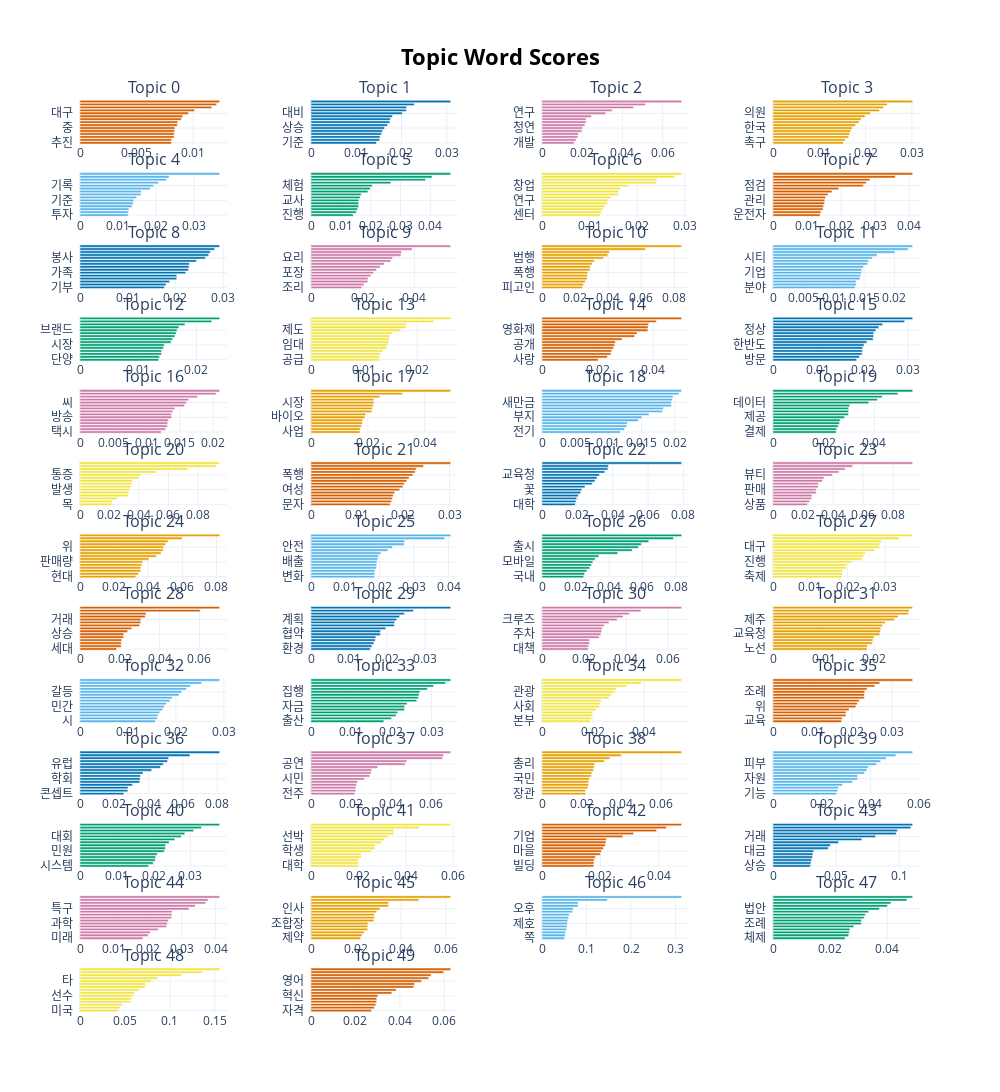

Source (notebook cell):
### Code cell
# Visualize top topic keywords
model.visualize_barchart(top_n_topics=50, n_words = 15)

### Figure 1 — Plotly figure (JSON) as saved in the notebook; plotly's stock layout.template omitted (floating-point values rounded to 4 significant figures)
{"data": [{"marker": {"color": "#D55E00"}, "orientation": "h", "type": "bar", "x": [0.008087, 0.008103, 0.008326, 0.00834, 0.00837, 0.008384, 0.008615, 0.008649, 0.008964, 0.009091, 0.009595, 0.01014, 0.01166, 0.01209, 0.01236], "xaxis": "x", "y": ["추진  ", "계획  ", "선정  ", "충북  ", "교육  ", "중  ", "대표  ", "도시  ", "기자  ", "축제  ", "대구  ", "시  ", "사업  ", "지역  ", "문화  "], "yaxis": "y"}, {"marker": {"color": "#0072B2"}, "orientation": "h", "type": "bar", "x": [0.01444, 0.01516, 0.01526, 0.01561, 0.0158, 0.01623, 0.01693, 0.01743, 0.01753, 0.01799, 0.02016, 0.02106, 0.02113, 0.02282, 0.03086], "xaxis": "x2", "y": ["기준  ", "지난해  ", "전년  ", "은행  ", "가격  ", "상승  ", "포인트  ", "전망  ", "대출  ", "증가  ", "대비  ", "분기  ", "감소  ", "하락  ", "금리  "], "yaxis": "y2"}, {"marker": {"color": "#CC79A7"}, "orientation": "h", "type": "bar", "x": [0.01592, 0.01694, 0.01793, 0.0182, 0.01973, 0.02016, 0.02133, 0.02195, 0.02195, 0.02456, 0.0317, 0.03491, 0.04551, 0.05149, 0.06948], "xaxis": "x3", "y": ["개발  ", "신약  ", "정태  ", "검진  ", "진료  ", "청연  ", "암  ", "질환  ", "수술  ", "건강  ", "연구  ", "치료  ", "환자  ", "의료  ", "병원  "], "yaxis": "y3"}, {"marker": {"color": "#E69F00"}, "orientation": "h", "type": "bar", "x": [0.01522, 0.01556, 0.01636, 0.01658, 0.01681, 0.0171, 0.01781, 0.0186, 0.01901, 0.01985, 0.02103, 0.02294, 0.02385, 0.02464, 0.03015], "xaxis": "x4", "y": ["촉구  ", "합의  ", "정상  ", "회담  ", "청와대  ", "한국  ", "국민  ", "북한  ", "정치  ", "정부  ", "의원  ", "국회  ", "대통령  ", "당  ", "일본  "], "yaxis": "y4"}, {"marker": {"color": "#56B4E9"}, "orientation": "h", "type": "bar", "x": [0.01265, 0.01271, 0.01285, 0.01366, 0.01399, 0.01414, 0.01486, 0.01601, 0.01605, 0.01843, 0.01936, 0.02065, 0.02273, 0.02339, 0.03669], "xaxis": "x5", "y": ["투자  ", "연금  ", "수익  ", "위  ", "매출  ", "기준  ", "올해  ", "동월  ", "시장  ", "고용  ", "기록  ", "지난해  ", "전년  ", "대비  ", "증가  "], "yaxis": "y5"}, {"marker": {"color": "#009E73"}, "orientation": "h", "type": "bar", "x": [0.01416, 0.01515, 0.01557, 0.01591, 0.01594, 0.01602, 0.01647, 0.01683, 0.01905, 0.0198, 0.02049, 0.02671, 0.03836, 0.04056, 0.04678], "xaxis": "x6", "y": ["진행  ", "전형  ", "과정  ", "교실  ", "지원  ", "교사  ", "운영  ", "활동  ", "수업  ", "청소년  ", "체험  ", "프로그램  ", "학교  ", "교육  ", "학생  "], "yaxis": "y6"}, {"marker": {"color": "#F0E442"}, "orientation": "h", "type": "bar", "x": [0.01221, 0.01252, 0.01284, 0.01317, 0.01378, 0.0139, 0.01447, 0.01603, 0.0161, 0.01652, 0.01819, 0.02404, 0.02415, 0.02782, 0.02936], "xaxis": "x7", "y": ["센터  ", "벤처  ", "지역  ", "사업  ", "스타트업  ", "연구  ", "개발  ", "과학  ", "특구  ", "지원  ", "창업  ", "산업  ", "혁신  ", "기업  ", "기술  "], "yaxis": "y7"}, {"marker": {"color": "#D55E00"}, "orientation": "h", "type": "bar", "x": [0.01382, 0.01407, 0.01469, 0.01483, 0.0151, 0.01518, 0.01545, 0.01615, 0.0173, 0.01928, 0.02653, 0.02735, 0.02847, 0.0359, 0.04098], "xaxis": "x8", "y": ["운전자  ", "시설  ", "원전  ", "씨  ", "폭발  ", "관리  ", "단속  ", "경찰  ", "차량  ", "소방  ", "점검  ", "화재  ", "발생  ", "사고  ", "안전  "], "yaxis": "y8"}, {"marker": {"color": "#0072B2"}, "orientation": "h", "type": "bar", "x": [0.01767, 0.01803, 0.01877, 0.02026, 0.02028, 0.02216, 0.02273, 0.02283, 0.02291, 0.0244, 0.02626, 0.02696, 0.0273, 0.02821, 0.02927], "xaxis": "x9", "y": ["기부  ", "산모  ", "어르신  ", "행복  ", "신생아  ", "가족  ", "복지  ", "출산  ", "가정  ", "사랑  ", "봉사  ", "활동  ", "이웃  ", "사회  ", "지원  "], "yaxis": "y9"}, {"marker": {"color": "#CC79A7"}, "orientation": "h", "type": "bar", "x": [0.01966, 0.0205, 0.02195, 0.02205, 0.02319, 0.02411, 0.02536, 0.02672, 0.02838, 0.03088, 0.03155, 0.03482, 0.03503, 0.03912, 0.05403], "xaxis": "x10", "y": ["조리  ", "판매  ", "식품  ", "인기  ", "밥  ", "포장  ", "재료  ", "출시  ", "음식  ", "제품  ", "요리  ", "메뉴  ", "커피  ", "맥주  ", "맛  "], "yaxis": "y10"}, {"marker": {"color": "#E69F00"}, "orientation": "h", "type": "bar", "x": [0.02438, 0.02502, 0.02619, 0.02722, 0.02747, 0.02755, 0.02896, 0.02917, 0.0303, 0.03169, 0.03714, 0.03974, 0.04078, 0.06249, 0.0844], "xaxis": "x11", "y": ["피고인  ", "재판부  ", "재판  ", "검찰  ", "징역  ", "폭행  ", "피해자  ", "구속  ", "사건  ", "기소  ", "범행  ", "선고  ", "경찰  ", "혐의  ", "씨  "], "yaxis": "y11"}, {"marker": {"color": "#56B4E9"}, "orientation": "h", "type": "bar", "x": [0.01353, 0.01368, 0.0137, 0.01434, 0.01445, 0.0146, 0.01462, 0.01491, 0.01559, 0.01574, 0.01637, 0.01715, 0.0201, 0.02227, 0.02301], "xaxis": "x12", "y": ["분야  ", "개발  ", "전문가  ", "미래  ", "산업  ", "기업  ", "참여  ", "주제  ", "데이터  ", "환경  ", "시티  ", "기술  ", "토론회  ", "토론  ", "정책  "], "yaxis": "y12"}, {"marker": {"color": "#009E73"}, "orientation": "h", "type": "bar", "x": [0.0135, 0.01365, 0.01403, 0.01403, 0.01435, 0.01447, 0.01565, 0.01591, 0.01631, 0.0165, 0.01667, 0.01698, 0.01802, 0.02263, 0.02399], "xaxis": "x13", "y": ["단양  ", "개최  ", "축제  ", "지원  ", "복지  ", "시장  ", "협회  ", "혁신  ", "신세계  ", "동문  ", "브랜드  ", "대구  ", "문화  ", "회장  ", "행사  "], "yaxis": "y13"}, {"marker": {"color": "#F0E442"}, "orientation": "h", "type": "bar", "x": [0.01287, 0.01287, 0.01313, 0.01355, 0.0142, 0.01438, 0.01464, 0.01474, 0.01483, 0.01524, 0.01688, 0.01786, 0.01792, 0.02311, 0.0263], "xaxis": "x14", "y": ["공급  ", "강화  ", "건설  ", "해양  ", "민간  ", "임대  ", "금융  ", "정책  ", "추진  ", "법  ", "제도  ", "개정  ", "경제  ", "사업  ", "주택  "], "yaxis": "y14"}, {"marker": {"color": "#D55E00"}, "orientation": "h", "type": "bar", "x": [0.02019, 0.02357, 0.02483, 0.02507, 0.02576, 0.02615, 0.0264, 0.02885, 0.03333, 0.03424, 0.03814, 0.0382, 0.03841, 0.04117, 0.05031], "xaxis": "x15", "y": ["사랑  ", "시청자  ", "영상  ", "매력  ", "히트  ", "공개  ", "출연  ", "모습  ", "곡  ", "배우  ", "영화제  ", "영화  ", "무대  ", "드라마  ", "방송  "], "yaxis": "y15"}, {"marker": {"color": "#0072B2"}, "orientation": "h", "type": "bar", "x": [0.01859, 0.0192, 0.01981, 0.01988, 0.01994, 0.02026, 0.02089, 0.02227, 0.02238, 0.02241, 0.02286, 0.02353, 0.02438, 0.02928, 0.03106], "xaxis": "x16", "y": ["방문  ", "북미  ", "관계  ", "미얀마  ", "한국  ", "한반도  ", "아세안  ", "세계  ", "양국  ", "새만금  ", "정상  ", "평화  ", "대통령  ", "회담  ", "협력  "], "yaxis": "y16"}, {"marker": {"color": "#CC79A7"}, "orientation": "h", "type": "bar", "x": [0.01218, 0.01284, 0.01314, 0.01317, 0.01327, 0.01375, 0.01376, 0.01393, 0.01424, 0.01571, 0.01597, 0.01634, 0.01764, 0.02046, 0.02097], "xaxis": "x17", "y": ["택시  ", "관련  ", "충남  ", "기자  ", "조사  ", "방송  ", "판결  ", "제주  ", "취소  ", "체육회  ", "씨  ", "소송  ", "조  ", "노조  ", "총장  "], "yaxis": "y17"}, {"marker": {"color": "#E69F00"}, "orientation": "h", "type": "bar", "x": [0.01723, 0.01736, 0.01778, 0.01806, 0.01815, 0.01895, 0.01927, 0.02141, 0.02158, 0.02188, 0.02211, 0.02212, 0.02421, 0.03225, 0.04916], "xaxis": "x18", "y": ["사업  ", "회사  ", "규모  ", "기업  ", "건설  ", "바이오  ", "인도  ", "그룹  ", "글로벌  ", "계약  ", "시장  ", "진출  ", "체결  ", "수주  ", "베트남  "], "yaxis": "y18"}, {"marker": {"color": "#56B4E9"}, "orientation": "h", "type": "bar", "x": [0.01178, 0.01243, 0.01277, 0.01286, 0.01452, 0.01506, 0.01612, 0.01813, 0.01829, 0.01949, 0.01952, 0.01964, 0.01974, 0.02064, 0.02104], "xaxis": "x19", "y": ["전기  ", "농촌  ", "자동차  ", "충전  ", "상품권  ", "부지  ", "지역  ", "선정  ", "동부  ", "불꽃  ", "새만금  ", "전기차  ", "공사  ", "사업  ", "항만  "], "yaxis": "y19"}, {"marker": {"color": "#009E73"}, "orientation": "h", "type": "bar", "x": [0.02491, 0.02512, 0.02575, 0.02624, 0.0265, 0.02821, 0.02973, 0.02984, 0.02986, 0.0303, 0.03777, 0.04124, 0.04311, 0.04932, 0.05512], "xaxis": "x20", "y": ["결제  ", "플  ", "언어  ", "사용  ", "속도  ", "제공  ", "고객  ", "폼  ", "뱅킹  ", "플랫  ", "데이터  ", "정보  ", "보안  ", "서비스  ", "클라우드  "], "yaxis": "y20"}, {"marker": {"color": "#F0E442"}, "orientation": "h", "type": "bar", "x": [0.02157, 0.02175, 0.02525, 0.03259, 0.03308, 0.03369, 0.03461, 0.03508, 0.03548, 0.03981, 0.04121, 0.05192, 0.07291, 0.09238, 0.09475], "xaxis": "x21", "y": ["목  ", "주의  ", "병원  ", "바이러스  ", "감염  ", "발생  ", "예방  ", "원인  ", "경우  ", "어깨  ", "통증  ", "질환  ", "환자  ", "증상  ", "치료  "], "yaxis": "y21"}, {"marker": {"color": "#D55E00"}, "orientation": "h", "type": "bar", "x": [0.01712, 0.01743, 0.01763, 0.0178, 0.01812, 0.01924, 0.01989, 0.02018, 0.02073, 0.02124, 0.02208, 0.02255, 0.02279, 0.02436, 0.03025], "xaxis": "x22", "y": ["문자  ", "공격  ", "영상  ", "교대  ", "주장  ", "여성  ", "남편  ", "앱  ", "피해자  ", "의혹  ", "폭행  ", "수사  ", "마약  ", "씨  ", "경찰  "], "yaxis": "y22"}, {"marker": {"color": "#0072B2"}, "orientation": "h", "type": "bar", "x": [0.01877, 0.0192, 0.01964, 0.02051, 0.02186, 0.02248, 0.02435, 0.02845, 0.02994, 0.03112, 0.03251, 0.03552, 0.0373, 0.03754, 0.07901], "xaxis": "x23", "y": ["대학  ", "직업  ", "교장  ", "고교  ", "도서관  ", "꽃  ", "학생  ", "기자  ", "전주  ", "플라스틱  ", "교육청  ", "교육  ", "전북  ", "학교  ", "이수화  "], "yaxis": "y23"}, {"marker": {"color": "#CC79A7"}, "orientation": "h", "type": "bar", "x": [0.02295, 0.02441, 0.02578, 0.02594, 0.02871, 0.02884, 0.03008, 0.03017, 0.03289, 0.03391, 0.03945, 0.04386, 0.04802, 0.05306, 0.09302], "xaxis": "x24", "y": ["상품  ", "안동  ", "쇼핑  ", "프리미엄  ", "온라인  ", "판매  ", "세제  ", "벅스  ", "샵  ", "피부  ", "뷰티  ", "제품  ", "화장품  ", "패션  ", "브랜드  "], "yaxis": "y24"}, {"marker": {"color": "#E69F00"}, "orientation": "h", "type": "bar", "x": [0.03273, 0.03425, 0.03561, 0.03565, 0.03615, 0.03676, 0.04033, 0.04474, 0.04754, 0.04885, 0.04892, 0.05022, 0.05167, 0.05981, 0.08185], "xaxis": "x25", "y": ["현대  ", "만대  ", "엔진  ", "출시  ", "주행  ", "판매량  ", "판매  ", "뉴  ", "전기차  ", "차량  ", "위  ", "모델  ", "차  ", "현대차  ", "자동차  "], "yaxis": "y25"}, {"marker": {"color": "#56B4E9"}, "orientation": "h", "type": "bar", "x": [0.0185, 0.01858, 0.0186, 0.01904, 0.01911, 0.01919, 0.01942, 0.01959, 0.02029, 0.02238, 0.02368, 0.0271, 0.02722, 0.03887, 0.04061], "xaxis": "x26", "y": ["변화  ", "환경  ", "가입  ", "피해  ", "보험  ", "배출  ", "농가  ", "발생  ", "시설  ", "생활  ", "안전  ", "기후  ", "음식물  ", "온실가스  ", "농업  "], "yaxis": "y26"}, {"marker": {"color": "#009E73"}, "orientation": "h", "type": "bar", "x": [0.02485, 0.02546, 0.02679, 0.02853, 0.02953, 0.03037, 0.03174, 0.03391, 0.04524, 0.05388, 0.0576, 0.05927, 0.06373, 0.07847, 0.08338], "xaxis": "x27", "y": ["국내  ", "이용자  ", "탑재  ", "모델  ", "버스  ", "모바일  ", "카메라  ", "플러스  ", "삼성전자  ", "스마트폰  ", "출시  ", "폰  ", "노트  ", "갤럭시  ", "게임  "], "yaxis": "y27"}, {"marker": {"color": "#F0E442"}, "orientation": "h", "type": "bar", "x": [0.01851, 0.01858, 0.01869, 0.01968, 0.01972, 0.02111, 0.02389, 0.02434, 0.02469, 0.02718, 0.02856, 0.02862, 0.02902, 0.03377, 0.03743], "xaxis": "x28", "y": ["축제  ", "프로그램  ", "행사  ", "평화  ", "통일  ", "진행  ", "문화  ", "이웃  ", "건강  ", "복지  ", "대구  ", "활동  ", "동아리  ", "정신  ", "주민  "], "yaxis": "y28"}, {"marker": {"color": "#D55E00"}, "orientation": "h", "type": "bar", "x": [0.01836, 0.02065, 0.02072, 0.0209, 0.02188, 0.02199, 0.02392, 0.026, 0.02997, 0.03047, 0.03062, 0.03274, 0.03316, 0.06033, 0.07012], "xaxis": "x29", "y": ["세대  ", "폭염  ", "박석호  ", "부동산  ", "지구  ", "상승  ", "경쟁  ", "물가  ", "광주  ", "지역  ", "거래  ", "청약  ", "가격  ", "아파트  ", "분양  "], "yaxis": "y29"}, {"marker": {"color": "#0072B2"}, "orientation": "h", "type": "bar", "x": [0.0156, 0.01603, 0.01654, 0.0169, 0.01706, 0.01823, 0.01827, 0.01969, 0.02192, 0.02201, 0.02255, 0.02331, 0.02458, 0.02698, 0.03675], "xaxis": "x30", "y": ["환경  ", "교육부  ", "당진  ", "주택  ", "발전소  ", "협약  ", "상가  ", "보험  ", "민간  ", "사업  ", "계획  ", "민관  ", "감시  ", "청년  ", "분양  "], "yaxis": "y30"}, {"marker": {"color": "#CC79A7"}, "orientation": "h", "type": "bar", "x": [0.02195, 0.02208, 0.02265, 0.0227, 0.02717, 0.02803, 0.02841, 0.02865, 0.02965, 0.03193, 0.03579, 0.03857, 0.0416, 0.04706, 0.06651], "xaxis": "x31", "y": ["대책  ", "재난  ", "훈련  ", "정지  ", "감면  ", "주차  ", "미세먼지  ", "소음  ", "피해  ", "시설  ", "크루즈  ", "면허  ", "점검  ", "운전  ", "안전  "], "yaxis": "y31"}, {"marker": {"color": "#E69F00"}, "orientation": "h", "type": "bar", "x": [0.01862, 0.01867, 0.01963, 0.01977, 0.01996, 0.02114, 0.02125, 0.02134, 0.02165, 0.0222, 0.02403, 0.02473, 0.0268, 0.02692, 0.02764], "xaxis": "x32", "y": ["노선  ", "동구  ", "의원  ", "거부  ", "문제  ", "교육청  ", "당진시  ", "조례  ", "낙동강  ", "재단  ", "제주  ", "중단  ", "감사  ", "의회  ", "복지  "], "yaxis": "y32"}, {"marker": {"color": "#56B4E9"}, "orientation": "h", "type": "bar", "x": [0.01569, 0.01612, 0.01626, 0.01661, 0.01725, 0.01759, 0.01801, 0.01875, 0.01922, 0.02067, 0.02123, 0.02222, 0.02303, 0.02539, 0.02913], "xaxis": "x33", "y": ["시  ", "조선대  ", "채용  ", "수입  ", "곳  ", "민간  ", "터널  ", "농산물  ", "부산시  ", "공원  ", "갈등  ", "울산  ", "건축  ", "공무원  ", "학원  "], "yaxis": "y33"}, {"marker": {"color": "#009E73"}, "orientation": "h", "type": "bar", "x": [0.01812, 0.01997, 0.02117, 0.02156, 0.02323, 0.02328, 0.02386, 0.02628, 0.02673, 0.02687, 0.02709, 0.02897, 0.03051, 0.03348, 0.03473], "xaxis": "x34", "y": ["출산  ", "귀촌  ", "급여  ", "귀농  ", "가구  ", "자금  ", "일자리  ", "공사  ", "청년  ", "사업  ", "집행  ", "전세  ", "예산  ", "주택  ", "지원  "], "yaxis": "y34"}, {"marker": {"color": "#F0E442"}, "orientation": "h", "type": "bar", "x": [0.01881, 0.0194, 0.01966, 0.01976, 0.02116, 0.02246, 0.02273, 0.02318, 0.02632, 0.02704, 0.02831, 0.02913, 0.0332, 0.03878, 0.05462], "xaxis": "x35", "y": ["본부  ", "교류  ", "발전  ", "협  ", "기업  ", "사회  ", "약식  ", "경제  ", "지역  ", "활성  ", "관광  ", "업무  ", "체결  ", "협력  ", "협약  "], "yaxis": "y35"}, {"marker": {"color": "#D55E00"}, "orientation": "h", "type": "bar", "x": [0.01731, 0.01745, 0.01841, 0.01842, 0.01919, 0.02093, 0.02129, 0.02177, 0.02306, 0.02308, 0.02316, 0.02375, 0.0257, 0.02695, 0.03527], "xaxis": "x36", "y": ["교육  ", "경계  ", "입원  ", "충전  ", "조사  ", "위  ", "사업  ", "실증  ", "당진시  ", "전북  ", "조례  ", "계획  ", "지역  ", "정신  ", "공원  "], "yaxis": "y36"}, {"marker": {"color": "#0072B2"}, "orientation": "h", "type": "bar", "x": [0.02551, 0.02787, 0.02798, 0.03058, 0.03486, 0.03505, 0.03516, 0.03672, 0.04175, 0.0469, 0.04852, 0.05093, 0.05161, 0.06402, 0.08135], "xaxis": "x37", "y": ["콘셉트  ", "시장  ", "박사  ", "전기차  ", "가전  ", "학회  ", "배달  ", "수소  ", "현대차  ", "디자인  ", "유럽  ", "의학  ", "치료  ", "암  ", "독일  "], "yaxis": "y37"}, {"marker": {"color": "#CC79A7"}, "orientation": "h", "type": "bar", "x": [0.02188, 0.02244, 0.02244, 0.02279, 0.02331, 0.02682, 0.02946, 0.03005, 0.03045, 0.03344, 0.04713, 0.04795, 0.06595, 0.06637, 0.06997], "xaxis": "x38", "y": ["전주  ", "국악  ", "청춘  ", "문화  ", "체험  ", "시민  ", "평화  ", "여행  ", "순천  ", "행사  ", "공연  ", "콘서트  ", "산림  ", "투어  ", "숲  "], "yaxis": "y38"}, {"marker": {"color": "#E69F00"}, "orientation": "h", "type": "bar", "x": [0.02187, 0.02192, 0.02313, 0.02342, 0.02352, 0.0239, 0.02483, 0.02511, 0.02601, 0.02629, 0.02652, 0.03143, 0.0342, 0.03985, 0.07039], "xaxis": "x39", "y": ["장관  ", "관할  ", "기념식  ", "강조  ", "청와대  ", "국민  ", "광주  ", "입장  ", "규명  ", "결정  ", "총리  ", "개혁  ", "북한  ", "진상  ", "검찰  "], "yaxis": "y39"}, {"marker": {"color": "#56B4E9"}, "orientation": "h", "type": "bar", "x": [0.026, 0.02656, 0.02689, 0.0285, 0.03271, 0.03475, 0.03475, 0.03756, 0.03852, 0.03919, 0.04249, 0.04419, 0.04647, 0.05046, 0.05734], "xaxis": "x40", "y": ["기능  ", "국립  ", "블랙  ", "연구  ", "유해  ", "자원  ", "억제  ", "케어  ", "보관  ", "식품  ", "피부  ", "효과  ", "건강  ", "생물  ", "제품  "], "yaxis": "y40"}, {"marker": {"color": "#009E73"}, "orientation": "h", "type": "bar", "x": [0.01863, 0.01988, 0.02045, 0.02055, 0.02101, 0.02286, 0.02323, 0.02325, 0.0242, 0.02577, 0.0275, 0.02847, 0.03089, 0.03299, 0.03794], "xaxis": "x41", "y": ["시스템  ", "미술관  ", "석탄  ", "인문학  ", "통장  ", "민원  ", "사업  ", "육상  ", "기관  ", "목포  ", "대회  ", "클라우드  ", "팀  ", "문화  ", "예술  "], "yaxis": "y41"}, {"marker": {"color": "#F0E442"}, "orientation": "h", "type": "bar", "x": [0.01982, 0.01992, 0.02003, 0.0212, 0.0212, 0.02539, 0.02686, 0.02706, 0.02971, 0.0309, 0.03251, 0.03495, 0.03499, 0.04561, 0.05891], "xaxis": "x42", "y": ["대학  ", "조직  ", "제주  ", "자율  ", "캐릭터  ", "학생  ", "문화  ", "운영  ", "교육청  ", "재난  ", "선박  ", "면접  ", "학교  ", "교육  ", "훈련  "], "yaxis": "y42"}, {"marker": {"color": "#D55E00"}, "orientation": "h", "type": "bar", "x": [0.01771, 0.01779, 0.0178, 0.01825, 0.01991, 0.02031, 0.02098, 0.02162, 0.02189, 0.02203, 0.02767, 0.03133, 0.0392, 0.04256, 0.04778], "xaxis": "x43", "y": ["빌딩  ", "선정  ", "곳  ", "지원  ", "공간  ", "마을  ", "추진  ", "시설  ", "국비  ", "조성  ", "기업  ", "도시  ", "창업  ", "재생  ", "사업  "], "yaxis": "y43"}, {"marker": {"color": "#0072B2"}, "orientation": "h", "type": "bar", "x": [0.02959, 0.02998, 0.03049, 0.03128, 0.03152, 0.03218, 0.04374, 0.04537, 0.05186, 0.07029, 0.08123, 0.09752, 0.09844, 0.109, 0.1105], "xaxis": "x44", "y": ["상승  ", "해당  ", "방송  ", "현재  ", "지분  ", "대금  ", "광고  ", "매수  ", "매도  ", "거래량  ", "거래  ", "종목  ", "원  ", "호가  ", "등락  "], "yaxis": "y44"}, {"marker": {"color": "#CC79A7"}, "orientation": "h", "type": "bar", "x": [0.01855, 0.02008, 0.02072, 0.02308, 0.02553, 0.02574, 0.02607, 0.02703, 0.02709, 0.02714, 0.03212, 0.03401, 0.03705, 0.03776, 0.04118], "xaxis": "x45", "y": ["미래  ", "육성  ", "재활  ", "기업  ", "흥원  ", "과학  ", "장애  ", "창업  ", "산업  ", "정보  ", "특구  ", "시티  ", "기술  ", "발달  ", "스마트  "], "yaxis": "y45"}, {"marker": {"color": "#E69F00"}, "orientation": "h", "type": "bar", "x": [0.02204, 0.02271, 0.02364, 0.02524, 0.02525, 0.02536, 0.02796, 0.02826, 0.02826, 0.02926, 0.03068, 0.03444, 0.03449, 0.04797, 0.06212], "xaxis": "x46", "y": ["제약  ", "수석  ", "경남  ", "총리  ", "공천  ", "조합장  ", "민주당  ", "내년  ", "정치  ", "후보  ", "인사  ", "청와대  ", "출마  ", "선거  ", "총선  "], "yaxis": "y46"}, {"marker": {"color": "#56B4E9"}, "orientation": "h", "type": "bar", "x": [0.05062, 0.05207, 0.0528, 0.05537, 0.05607, 0.05716, 0.05784, 0.05977, 0.0611, 0.0687, 0.06999, 0.08082, 0.08133, 0.1468, 0.3137], "xaxis": "x47", "y": ["쪽  ", "최대  ", "낮  ", "오전  ", "제주도  ", "제호  ", "시  ", "남부  ", "예상  ", "영향  ", "오후  ", "기온  ", "해상  ", "기상청  ", "태풍  "], "yaxis": "y47"}, {"marker": {"color": "#009E73"}, "orientation": "h", "type": "bar", "x": [0.02524, 0.0265, 0.02672, 0.02691, 0.02828, 0.03091, 0.03097, 0.03189, 0.03231, 0.03349, 0.03723, 0.04005, 0.04126, 0.04692, 0.0489], "xaxis": "x48", "y": ["체제  ", "통과  ", "군  ", "일부  ", "예산안  ", "조례  ", "의회  ", "법  ", "피해  ", "특별법  ", "법안  ", "국회  ", "의원  ", "소음  ", "개정  "], "yaxis": "y48"}, {"marker": {"color": "#F0E442"}, "orientation": "h", "type": "bar", "x": [0.04242, 0.04447, 0.04705, 0.05623, 0.05686, 0.05904, 0.0606, 0.06597, 0.07267, 0.07283, 0.07935, 0.08632, 0.1132, 0.1358, 0.1553], "xaxis": "x49", "y": ["미국  ", "투어  ", "오픈  ", "위  ", "감독  ", "선수  ", "대회  ", "컵  ", "홀  ", "골프  ", "타  ", "팀  ", "우승  ", "언더  ", "파  "], "yaxis": "y49"}, {"marker": {"color": "#D55E00"}, "orientation": "h", "type": "bar", "x": [0.02721, 0.0285, 0.02916, 0.02956, 0.0296, 0.03006, 0.03637, 0.03831, 0.04622, 0.04665, 0.04967, 0.05296, 0.05402, 0.05969, 0.06283], "xaxis": "x50", "y": ["자격  ", "교육  ", "자치  ", "교육청  ", "수험  ", "혁신  ", "직업  ", "부산  ", "세종  ", "취업  ", "영어  ", "시험장  ", "교사  ", "학교  ", "시험  "], "yaxis": "y50"}], "layout": {"annotations": [{"font": {"size": 16}, "showarrow": false, "text": "Topic 0", "x": 0.0875, "xanchor": "center", "xref": "paper", "y": 1.0, "yanchor": "bottom", "yref": "paper"}, {"font": {"size": 16}, "showarrow": false, "text": "Topic 1", "x": 0.3625, "xanchor": "center", "xref": "paper", "y": 1.0, "yanchor": "bottom", "yref": "paper"}, {"font": {"size": 16}, "showarrow": false, "text": "Topic 2", "x": 0.6375, "xanchor": "center", "xref": "paper", "y": 1.0, "yanchor": "bottom", "yref": "paper"}, {"font": {"size": 16}, "showarrow": false, "text": "Topic 3", "x": 0.9125, "xanchor": "center", "xref": "paper", "y": 1.0, "yanchor": "bottom", "yref": "paper"}, {"font": {"size": 16}, "showarrow": false, "text": "Topic 4", "x": 0.0875, "xanchor": "center", "xref": "paper", "y": 0.9207, "yanchor": "bottom", "yref": "paper"}, {"font": {"size": 16}, "showarrow": false, "text": "Topic 5", "x": 0.3625, "xanchor": "center", "xref": "paper", "y": 0.9207, "yanchor": "bottom", "yref": "paper"}, {"font": {"size": 16}, "showarrow": false, "text": "Topic 6", "x": 0.6375, "xanchor": "center", "xref": "paper", "y": 0.9207, "yanchor": "bottom", "yref": "paper"}, {"font": {"size": 16}, "showarrow": false, "text": "Topic 7", "x": 0.9125, "xanchor": "center", "xref": "paper", "y": 0.9207, "yanchor": "bottom", "yref": "paper"}, {"font": {"size": 16}, "showarrow": false, "text": "Topic 8", "x": 0.0875, "xanchor": "center", "xref": "paper", "y": 0.8414, "yanchor": "bottom", "yref": "paper"}, {"font": {"size": 16}, "showarrow": false, "text": "Topic 9", "x": 0.3625, "xanchor": "center", "xref": "paper", "y": 0.8414, "yanchor": "bottom", "yref": "paper"}, {"font": {"size": 16}, "showarrow": false, "text": "Topic 10", "x": 0.6375, "xanchor": "center", "xref": "paper", "y": 0.8414, "yanchor": "bottom", "yref": "paper"}, {"font": {"size": 16}, "showarrow": false, "text": "Topic 11", "x": 0.9125, "xanchor": "center", "xref": "paper", "y": 0.8414, "yanchor": "bottom", "yref": "paper"}, {"font": {"size": 16}, "showarrow": false, "text": "Topic 12", "x": 0.0875, "xanchor": "center", "xref": "paper", "y": 0.7621, "yanchor": "bottom", "yref": "paper"}, {"font": {"size": 16}, "showarrow": false, "text": "Topic 13", "x": 0.3625, "xanchor": "center", "xref": "paper", "y": 0.7621, "yanchor": "bottom", "yref": "paper"}, {"font": {"size": 16}, "showarrow": false, "text": "Topic 14", "x": 0.6375, "xanchor": "center", "xref": "paper", "y": 0.7621, "yanchor": "bottom", "yref": "paper"}, {"font": {"size": 16}, "showarrow": false, "text": "Topic 15", "x": 0.9125, "xanchor": "center", "xref": "paper", "y": 0.7621, "yanchor": "bottom", "yref": "paper"}, {"font": {"size": 16}, "showarrow": false, "text": "Topic 16", "x": 0.0875, "xanchor": "center", "xref": "paper", "y": 0.6828, "yanchor": "bottom", "yref": "paper"}, {"font": {"size": 16}, "showarrow": false, "text": "Topic 17", "x": 0.3625, "xanchor": "center", "xref": "paper", "y": 0.6828, "yanchor": "bottom", "yref": "paper"}, {"font": {"size": 16}, "showarrow": false, "text": "Topic 18", "x": 0.6375, "xanchor": "center", "xref": "paper", "y": 0.6828, "yanchor": "bottom", "yref": "paper"}, {"font": {"size": 16}, "showarrow": false, "text": "Topic 19", "x": 0.9125, "xanchor": "center", "xref": "paper", "y": 0.6828, "yanchor": "bottom", "yref": "paper"}, {"font": {"size": 16}, "showarrow": false, "text": "Topic 20", "x": 0.0875, "xanchor": "center", "xref": "paper", "y": 0.6036, "yanchor": "bottom", "yref": "paper"}, {"font": {"size": 16}, "showarrow": false, "text": "Topic 21", "x": 0.3625, "xanchor": "center", "xref": "paper", "y": 0.6036, "yanchor": "bottom", "yref": "paper"}, {"font": {"size": 16}, "showarrow": false, "text": "Topic 22", "x": 0.6375, "xanchor": "center", "xref": "paper", "y": 0.6036, "yanchor": "bottom", "yref": "paper"}, {"font": {"size": 16}, "showarrow": false, "text": "Topic 23", "x": 0.9125, "xanchor": "center", "xref": "paper", "y": 0.6036, "yanchor": "bottom", "yref": "paper"}, {"font": {"size": 16}, "showarrow": false, "text": "Topic 24", "x": 0.0875, "xanchor": "center", "xref": "paper", "y": 0.5243, "yanchor": "bottom", "yref": "paper"}, {"font": {"size": 16}, "showarrow": false, "text": "Topic 25", "x": 0.3625, "xanchor": "center", "xref": "paper", "y": 0.5243, "yanchor": "bottom", "yref": "paper"}, {"font": {"size": 16}, "showarrow": false, "text": "Topic 26", "x": 0.6375, "xanchor": "center", "xref": "paper", "y": 0.5243, "yanchor": "bottom", "yref": "paper"}, {"font": {"size": 16}, "showarrow": false, "text": "Topic 27", "x": 0.9125, "xanchor": "center", "xref": "paper", "y": 0.5243, "yanchor": "bottom", "yref": "paper"}, {"font": {"size": 16}, "showarrow": false, "text": "Topic 28", "x": 0.0875, "xanchor": "center", "xref": "paper", "y": 0.445, "yanchor": "bottom", "yref": "paper"}, {"font": {"size": 16}, "showarrow": false, "text": "Topic 29", "x": 0.3625, "xanchor": "center", "xref": "paper", "y": 0.445, "yanchor": "bottom", "yref": "paper"}, {"font": {"size": 16}, "showarrow": false, "text": "Topic 30", "x": 0.6375, "xanchor": "center", "xref": "paper", "y": 0.445, "yanchor": "bottom", "yref": "paper"}, {"font": {"size": 16}, "showarrow": false, "text": "Topic 31", "x": 0.9125, "xanchor": "center", "xref": "paper", "y": 0.445, "yanchor": "bottom", "yref": "paper"}, {"font": {"size": 16}, "showarrow": false, "text": "Topic 32", "x": 0.0875, "xanchor": "center", "xref": "paper", "y": 0.3657, "yanchor": "bottom", "yref": "paper"}, {"font": {"size": 16}, "showarrow": false, "text": "Topic 33", "x": 0.3625, "xanchor": "center", "xref": "paper", "y": 0.3657, "yanchor": "bottom", "yref": "paper"}, {"font": {"size": 16}, "showarrow": false, "text": "Topic 34", "x": 0.6375, "xanchor": "center", "xref": "paper", "y": 0.3657, "yanchor": "bottom", "yref": "paper"}, {"font": {"size": 16}, "showarrow": false, "text": "Topic 35", "x": 0.9125, "xanchor": "center", "xref": "paper", "y": 0.3657, "yanchor": "bottom", "yref": "paper"}, {"font": {"size": 16}, "showarrow": false, "text": "Topic 36", "x": 0.0875, "xanchor": "center", "xref": "paper", "y": 0.2864, "yanchor": "bottom", "yref": "paper"}, {"font": {"size": 16}, "showarrow": false, "text": "Topic 37", "x": 0.3625, "xanchor": "center", "xref": "paper", "y": 0.2864, "yanchor": "bottom", "yref": "paper"}, {"font": {"size": 16}, "showarrow": false, "text": "Topic 38", "x": 0.6375, "xanchor": "center", "xref": "paper", "y": 0.2864, "yanchor": "bottom", "yref": "paper"}, {"font": {"size": 16}, "showarrow": false, "text": "Topic 39", "x": 0.9125, "xanchor": "center", "xref": "paper", "y": 0.2864, "yanchor": "bottom", "yref": "paper"}, {"font": {"size": 16}, "showarrow": false, "text": "Topic 40", "x": 0.0875, "xanchor": "center", "xref": "paper", "y": 0.2071, "yanchor": "bottom", "yref": "paper"}, {"font": {"size": 16}, "showarrow": false, "text": "Topic 41", "x": 0.3625, "xanchor": "center", "xref": "paper", "y": 0.2071, "yanchor": "bottom", "yref": "paper"}, {"font": {"size": 16}, "showarrow": false, "text": "Topic 42", "x": 0.6375, "xanchor": "center", "xref": "paper", "y": 0.2071, "yanchor": "bottom", "yref": "paper"}, {"font": {"size": 16}, "showarrow": false, "text": "Topic 43", "x": 0.9125, "xanchor": "center", "xref": "paper", "y": 0.2071, "yanchor": "bottom", "yref": "paper"}, {"font": {"size": 16}, "showarrow": false, "text": "Topic 44", "x": 0.0875, "xanchor": "center", "xref": "paper", "y": 0.1278, "yanchor": "bottom", "yref": "paper"}, {"font": {"size": 16}, "showarrow": false, "text": "Topic 45", "x": 0.3625, "xanchor": "center", "xref": "paper", "y": 0.1278, "yanchor": "bottom", "yref": "paper"}, {"font": {"size": 16}, "showarrow": false, "text": "Topic 46", "x": 0.6375, "xanchor": "center", "xref": "paper", "y": 0.1278, "yanchor": "bottom", "yref": "paper"}, {"font": {"size": 16}, "showarrow": false, "text": "Topic 47", "x": 0.9125, "xanchor": "center", "xref": "paper", "y": 0.1278, "yanchor": "bottom", "yref": "paper"}, {"font": {"size": 16}, "showarrow": false, "text": "Topic 48", "x": 0.0875, "xanchor": "center", "xref": "paper", "y": 0.04852, "yanchor": "bottom", "yref": "paper"}, {"font": {"size": 16}, "showarrow": false, "text": "Topic 49", "x": 0.3625, "xanchor": "center", "xref": "paper", "y": 0.04852, "yanchor": "bottom", "yref": "paper"}], "height": 3250, "hoverlabel": {"bgcolor": "white", "font": {"family": "Rockwell", "size": 16}}, "showlegend": false, "title": {"font": {"color": "Black", "size": 22}, "text": "<b>Topic Word Scores", "x": 0.5, "xanchor": "center", "yanchor": "top"}, "width": 1000, "xaxis": {"anchor": "y", "domain": [0, 0.175], "showgrid": true}, "xaxis10": {"anchor": "y10", "domain": [0.275, 0.45], "showgrid": true}, "xaxis11": {"anchor": "y11", "domain": [0.55, 0.725], "showgrid": true}, "xaxis12": {"anchor": "y12", "domain": [0.825, 1], "showgrid": true}, "xaxis13": {"anchor": "y13", "domain": [0, 0.175], "showgrid": true}, "xaxis14": {"anchor": "y14", "domain": [0.275, 0.45], "showgrid": true}, "xaxis15": {"anchor": "y15", "domain": [0.55, 0.725], "showgrid": true}, "xaxis16": {"anchor": "y16", "domain": [0.825, 1], "showgrid": true}, "xaxis17": {"anchor": "y17", "domain": [0, 0.175], "showgrid": true}, "xaxis18": {"anchor": "y18", "domain": [0.275, 0.45], "showgrid": true}, "xaxis19": {"anchor": "y19", "domain": [0.55, 0.725], "showgrid": true}, "xaxis2": {"anchor": "y2", "domain": [0.275, 0.45], "showgrid": true}, "xaxis20": {"anchor": "y20", "domain": [0.825, 1], "showgrid": true}, "xaxis21": {"anchor": "y21", "domain": [0, 0.175], "showgrid": true}, "xaxis22": {"anchor": "y22", "domain": [0.275, 0.45], "showgrid": true}, "xaxis23": {"anchor": "y23", "domain": [0.55, 0.725], "showgrid": true}, "xaxis24": {"anchor": "y24", "domain": [0.825, 1], "showgrid": true}, "xaxis25": {"anchor": "y25", "domain": [0, 0.175], "showgrid": true}, "xaxis26": {"anchor": "y26", "domain": [0.275, 0.45], "showgrid": true}, "xaxis27": {"anchor": "y27", "domain": [0.55, 0.725], "showgrid": true}, "xaxis28": {"anchor": "y28", "domain": [0.825, 1], "showgrid": true}, "xaxis29": {"anchor": "y29", "domain": [0, 0.175], "showgrid": true}, "xaxis3": {"anchor": "y3", "domain": [0.55, 0.725], "showgrid": true}, "xaxis30": {"anchor": "y30", "domain": [0.275, 0.45], "showgrid": true}, "xaxis31": {"anchor": "y31", "domain": [0.55, 0.725], "showgrid": true}, "xaxis32": {"anchor": "y32", "domain": [0.825, 1], "showgrid": true}, "xaxis33": {"anchor": "y33", "domain": [0, 0.175], "showgrid": true}, "xaxis34": {"anchor": "y34", "domain": [0.275, 0.45], "showgrid": true}, "xaxis35": {"anchor": "y35", "domain": [0.55, 0.725], "showgrid": true}, "xaxis36": {"anchor": "y36", "domain": [0.825, 1], "showgrid": true}, "xaxis37": {"anchor": "y37", "domain": [0, 0.175], "showgrid": true}, "xaxis38": {"anchor": "y38", "domain": [0.275, 0.45], "showgrid": true}, "xaxis39": {"anchor": "y39", "domain": [0.55, 0.725], "showgrid": true}, "xaxis4": {"anchor": "y4", "domain": [0.825, 1], "showgrid": true}, "xaxis40": {"anchor": "y40", "domain": [0.825, 1], "showgrid": true}, "xaxis41": {"anchor": "y41", "domain": [0, 0.175], "showgrid": true}, "xaxis42": {"anchor": "y42", "domain": [0.275, 0.45], "showgrid": true}, "xaxis43": {"anchor": "y43", "domain": [0.55, 0.725], "showgrid": true}, "xaxis44": {"anchor": "y44", "domain": [0.825, 1], "showgrid": true}, "xaxis45": {"anchor": "y45", "domain": [0, 0.175], "showgrid": true}, "xaxis46": {"anchor": "y46", "domain": [0.275, 0.45], "showgrid": true}, "xaxis47": {"anchor": "y47", "domain": [0.55, 0.725], "showgrid": true}, "xaxis48": {"anchor": "y48", "domain": [0.825, 1], "showgrid": true}, "xaxis49": {"anchor": "y49", "domain": [0, 0.175], "showgrid": true}, "xaxis5": {"anchor": "y5", "domain": [0, 0.175], "showgrid": true}, "xaxis50": {"anchor": "y50", "domain": [0.275, 0.45], "showgrid": true}, "xaxis51": {"anchor": "y51", "domain": [0.55, 0.725], "showgrid": true}, "xaxis52": {"anchor": "y52", "domain": [0.825, 1], "showgrid": true}, "xaxis6": {"anchor": "y6", "domain": [0.275, 0.45], "showgrid": true}, "xaxis7": {"anchor": "y7", "domain": [0.55, 0.725], "showgrid": true}, "xaxis8": {"anchor": "y8", "domain": [0.825, 1], "showgrid": true}, "xaxis9": {"anchor": "y9", "domain": [0, 0.175], "showgrid": true}, "yaxis": {"anchor": "x", "domain": [0.9515, 1.0], "showgrid": true}, "yaxis10": {"anchor": "x10", "domain": [0.7929, 0.8414], "showgrid": true}, "yaxis11": {"anchor": "x11", "domain": [0.7929, 0.8414], "showgrid": true}, "yaxis12": {"anchor": "x12", "domain": [0.7929, 0.8414], "showgrid": true}, "yaxis13": {"anchor": "x13", "domain": [0.7136, 0.7621], "showgrid": true}, "yaxis14": {"anchor": "x14", "domain": [0.7136, 0.7621], "showgrid": true}, "yaxis15": {"anchor": "x15", "domain": [0.7136, 0.7621], "showgrid": true}, "yaxis16": {"anchor": "x16", "domain": [0.7136, 0.7621], "showgrid": true}, "yaxis17": {"anchor": "x17", "domain": [0.6343, 0.6828], "showgrid": true}, "yaxis18": {"anchor": "x18", "domain": [0.6343, 0.6828], "showgrid": true}, "yaxis19": {"anchor": "x19", "domain": [0.6343, 0.6828], "showgrid": true}, "yaxis2": {"anchor": "x2", "domain": [0.9515, 1.0], "showgrid": true}, "yaxis20": {"anchor": "x20", "domain": [0.6343, 0.6828], "showgrid": true}, "yaxis21": {"anchor": "x21", "domain": [0.555, 0.6036], "showgrid": true}, "yaxis22": {"anchor": "x22", "domain": [0.555, 0.6036], "showgrid": true}, "yaxis23": {"anchor": "x23", "domain": [0.555, 0.6036], "showgrid": true}, "yaxis24": {"anchor": "x24", "domain": [0.555, 0.6036], "showgrid": true}, "yaxis25": {"anchor": "x25", "domain": [0.4757, 0.5243], "showgrid": true}, "yaxis26": {"anchor": "x26", "domain": [0.4757, 0.5243], "showgrid": true}, "yaxis27": {"anchor": "x27", "domain": [0.4757, 0.5243], "showgrid": true}, "yaxis28": {"anchor": "x28", "domain": [0.4757, 0.5243], "showgrid": true}, "yaxis29": {"anchor": "x29", "domain": [0.3964, 0.445], "showgrid": true}, "yaxis3": {"anchor": "x3", "domain": [0.9515, 1.0], "showgrid": true}, "yaxis30": {"anchor": "x30", "domain": [0.3964, 0.445], "showgrid": true}, "yaxis31": {"anchor": "x31", "domain": [0.3964, 0.445], "showgrid": true}, "yaxis32": {"anchor": "x32", "domain": [0.3964, 0.445], "showgrid": true}, "yaxis33": {"anchor": "x33", "domain": [0.3172, 0.3657], "showgrid": true}, "yaxis34": {"anchor": "x34", "domain": [0.3172, 0.3657], "showgrid": true}, "yaxis35": {"anchor": "x35", "domain": [0.3172, 0.3657], "showgrid": true}, "yaxis36": {"anchor": "x36", "domain": [0.3172, 0.3657], "showgrid": true}, "yaxis37": {"anchor": "x37", "domain": [0.2379, 0.2864], "showgrid": true}, "yaxis38": {"anchor": "x38", "domain": [0.2379, 0.2864], "showgrid": true}, "yaxis39": {"anchor": "x39", "domain": [0.2379, 0.2864], "showgrid": true}, "yaxis4": {"anchor": "x4", "domain": [0.9515, 1.0], "showgrid": true}, "yaxis40": {"anchor": "x40", "domain": [0.2379, 0.2864], "showgrid": true}, "yaxis41": {"anchor": "x41", "domain": [0.1586, 0.2071], "showgrid": true}, "yaxis42": {"anchor": "x42", "domain": [0.1586, 0.2071], "showgrid": true}, "yaxis43": {"anchor": "x43", "domain": [0.1586, 0.2071], "showgrid": true}, "yaxis44": {"anchor": "x44", "domain": [0.1586, 0.2071], "showgrid": true}, "yaxis45": {"anchor": "x45", "domain": [0.07929, 0.1278], "showgrid": true}, "yaxis46": {"anchor": "x46", "domain": [0.07929, 0.1278], "showgrid": true}, "yaxis47": {"anchor": "x47", "domain": [0.07929, 0.1278], "showgrid": true}, "yaxis48": {"anchor": "x48", "domain": [0.07929, 0.1278], "showgrid": true}, "yaxis49": {"anchor": "x49", "domain": [0, 0.04852], "showgrid": true}, "yaxis5": {"anchor": "x5", "domain": [0.8722, 0.9207], "showgrid": true}, "yaxis50": {"anchor": "x50", "domain": [0, 0.04852], "showgrid": true}, "yaxis51": {"anchor": "x51", "domain": [0, 0.04852], "showgrid": true}, "yaxis52": {"anchor": "x52", "domain": [0, 0.04852], "showgrid": true}, "yaxis6": {"anchor": "x6", "domain": [0.8722, 0.9207], "showgrid": true}, "yaxis7": {"anchor": "x7", "domain": [0.8722, 0.9207], "showgrid": true}, "yaxis8": {"anchor": "x8", "domain": [0.8722, 0.9207], "showgrid": true}, "yaxis9": {"anchor": "x9", "domain": [0.7929, 0.8414], "showgrid": true}}}
